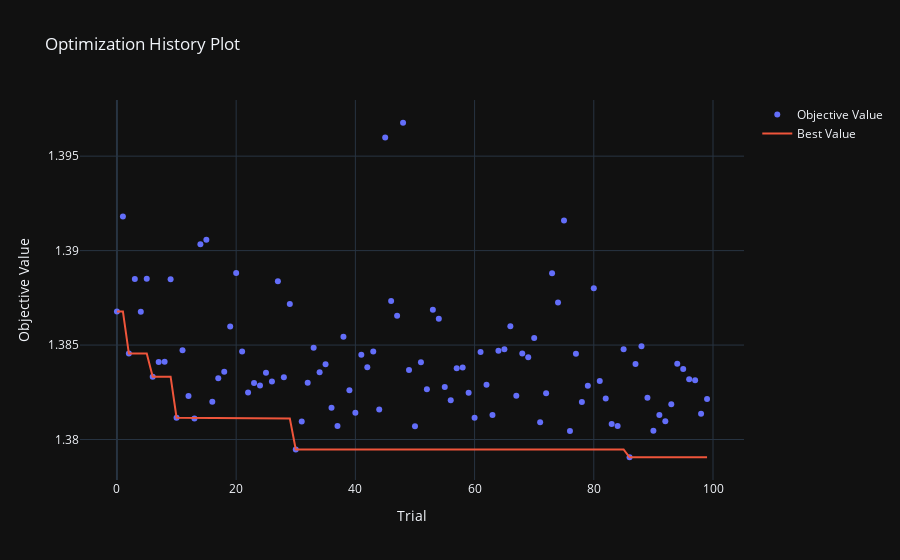

The notebook cell saved with this chart:
### Markdown cell above
Zgodnie z przewidywaniami, Learning rate ma zdecydowanie największy wpływ

### Code cell
optuna_plots.plot_optimization_history(study)
